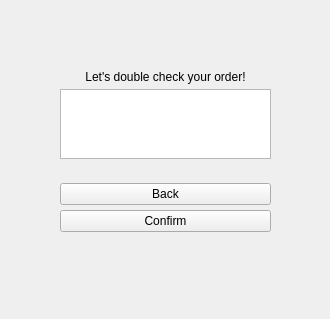
<?xml version="1.0" encoding="UTF-8"?>
<ui version="4.0">
 <class>Cart</class>
 <widget class="QWidget" name="Cart">
  <property name="geometry">
   <rect>
    <x>0</x>
    <y>0</y>
    <width>330</width>
    <height>319</height>
   </rect>
  </property>
  <property name="windowTitle">
   <string>Form</string>
  </property>
  <widget class="QWidget" name="verticalLayoutWidget_2">
   <property name="geometry">
    <rect>
     <x>60</x>
     <y>70</y>
     <width>211</width>
     <height>140</height>
    </rect>
   </property>
   <layout class="QVBoxLayout" name="verticalLayout_2">
    <property name="spacing">
     <number>5</number>
    </property>
    <property name="sizeConstraint">
     <enum>QLayout::SizeConstraint::SetMinimumSize</enum>
    </property>
    <item>
     <widget class="QLabel" name="label_CartTag">
      <property name="text">
       <string>Let's double check your order!</string>
      </property>
      <property name="alignment">
       <set>Qt::AlignmentFlag::AlignCenter</set>
      </property>
     </widget>
    </item>
    <item>
     <widget class="QListWidget" name="listWidget"/>
    </item>
    <item>
     <widget class="QLabel" name="label_Empty">
      <property name="text">
       <string/>
      </property>
      <property name="alignment">
       <set>Qt::AlignmentFlag::AlignCenter</set>
      </property>
     </widget>
    </item>
    <item>
     <layout class="QVBoxLayout" name="verticalLayout_Items">
      <property name="spacing">
       <number>5</number>
      </property>
     </layout>
    </item>
    <item>
     <widget class="QPushButton" name="pushButton_Back">
      <property name="text">
       <string>Back</string>
      </property>
     </widget>
    </item>
    <item>
     <widget class="QPushButton" name="pushButton_Confirm">
      <property name="text">
       <string>Confirm</string>
      </property>
     </widget>
    </item>
   </layout>
  </widget>
 </widget>
 <resources/>
 <connections/>
</ui>
